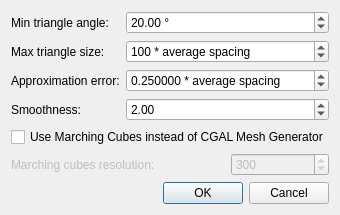
<ui version="4.0" >
 <class>ApssDialog</class>
 <widget class="QDialog" name="ApssDialog" >
  <property name="geometry" >
   <rect>
    <x>0</x>
    <y>0</y>
    <width>300</width>
    <height>210</height>
   </rect>
  </property>
  <property name="windowTitle" >
   <string>Dialog</string>
  </property>
  <layout class="QGridLayout" name="gridLayout" >
   <item row="0" column="0" >
    <widget class="QLabel" name="label" >
     <property name="text" >
      <string>Min triangle angle:</string>
     </property>
    </widget>
   </item>
   <item row="0" column="1" colspan="2" >
    <widget class="QDoubleSpinBox" name="m_inputAngle" >
     <property name="suffix" >
      <string> °</string>
     </property>
     <property name="minimum" >
      <double>1.000000000000000</double>
     </property>
     <property name="maximum" >
      <double>30.000000000000000</double>
     </property>
     <property name="value" >
      <double>20.000000000000000</double>
     </property>
    </widget>
   </item>
   <item row="1" column="0" >
    <widget class="QLabel" name="label_2" >
     <property name="text" >
      <string>Max triangle size:</string>
     </property>
    </widget>
   </item>
   <item row="1" column="1" colspan="2" >
    <widget class="QDoubleSpinBox" name="m_inputRadius" >
     <property name="suffix" >
      <string> * average spacing</string>
     </property>
     <property name="decimals" >
      <number>0</number>
     </property>
     <property name="minimum" >
      <double>1.000000000000000</double>
     </property>
     <property name="maximum" >
      <double>1000.000000000000000</double>
     </property>
     <property name="singleStep" >
      <double>1.000000000000000</double>
     </property>
     <property name="value" >
      <double>100.000000000000000</double>
     </property>
    </widget>
   </item>
   <item row="2" column="0" >
    <widget class="QLabel" name="label_3" >
     <property name="text" >
      <string>Approximation error:</string>
     </property>
    </widget>
   </item>
   <item row="2" column="1" colspan="2" >
    <widget class="QDoubleSpinBox" name="m_inputDistance" >
     <property name="suffix" >
      <string> * average spacing</string>
     </property>
     <property name="decimals" >
      <number>6</number>
     </property>
     <property name="minimum" >
      <double>0.010000000000000</double>
     </property>
     <property name="maximum" >
      <double>100.000000000000000</double>
     </property>
     <property name="singleStep" >
      <double>0.010000000000000</double>
     </property>
     <property name="value" >
      <double>0.25000000000000</double>
     </property>
    </widget>
   </item>
   <item row="3" column="0" >
    <widget class="QLabel" name="label_4" >
     <property name="text" >
      <string>Smoothness:</string>
     </property>
    </widget>
   </item>
   <item row="3" column="1" colspan="2" >
    <widget class="QDoubleSpinBox" name="m_inputSmoothness" >
     <property name="minimum" >
      <double>1.000000000000000</double>
     </property>
     <property name="maximum" >
      <double>100.000000000000000</double>
     </property>
     <property name="singleStep" >
      <double>0.200000000000000</double>
     </property>
     <property name="value" >
      <double>2.000000000000000</double>
     </property>
    </widget>
   </item>
   <item row="4" column="0" colspan="3" >
    <widget class="QCheckBox" name="m_inputUseMC" >
     <property name="enabled" >
      <bool>true</bool>
     </property>
     <property name="text" >
      <string>Use Marching Cubes instead of CGAL Mesh Generator</string>
     </property>
    </widget>
   </item>
   <item row="5" column="0" colspan="2" >
    <widget class="QLabel" name="label_6" >
     <property name="enabled" >
      <bool>false</bool>
     </property>
     <property name="text" >
      <string>Marching cubes resolution:</string>
     </property>
    </widget>
   </item>
   <item row="5" column="2" >
    <widget class="QSpinBox" name="m_inputMcGridSize" >
     <property name="enabled" >
      <bool>false</bool>
     </property>
     <property name="minimum" >
      <number>1</number>
     </property>
     <property name="maximum" >
      <number>2000</number>
     </property>
     <property name="singleStep" >
      <number>50</number>
     </property>
     <property name="value" >
      <number>300</number>
     </property>
    </widget>
   </item>
   <item row="6" column="1" colspan="2" >
    <widget class="QDialogButtonBox" name="buttonBox" >
     <property name="orientation" >
      <enum>Qt::Horizontal</enum>
     </property>
     <property name="standardButtons" >
      <set>QDialogButtonBox::Cancel|QDialogButtonBox::Ok</set>
     </property>
    </widget>
   </item>
  </layout>
 </widget>
 <resources/>
 <connections>
  <connection>
   <sender>buttonBox</sender>
   <signal>accepted()</signal>
   <receiver>ApssDialog</receiver>
   <slot>accept()</slot>
   <hints>
    <hint type="sourcelabel" >
     <x>248</x>
     <y>254</y>
    </hint>
    <hint type="destinationlabel" >
     <x>157</x>
     <y>274</y>
    </hint>
   </hints>
  </connection>
  <connection>
   <sender>buttonBox</sender>
   <signal>rejected()</signal>
   <receiver>ApssDialog</receiver>
   <slot>reject()</slot>
   <hints>
    <hint type="sourcelabel" >
     <x>316</x>
     <y>260</y>
    </hint>
    <hint type="destinationlabel" >
     <x>286</x>
     <y>274</y>
    </hint>
   </hints>
  </connection>
  <connection>
   <sender>m_inputUseMC</sender>
   <signal>toggled(bool)</signal>
   <receiver>m_inputMcGridSize</receiver>
   <slot>setEnabled(bool)</slot>
   <hints>
    <hint type="sourcelabel" >
     <x>131</x>
     <y>261</y>
    </hint>
    <hint type="destinationlabel" >
     <x>206</x>
     <y>312</y>
    </hint>
   </hints>
  </connection>
  <connection>
   <sender>m_inputUseMC</sender>
   <signal>toggled(bool)</signal>
   <receiver>label_6</receiver>
   <slot>setEnabled(bool)</slot>
   <hints>
    <hint type="sourcelabel" >
     <x>149</x>
     <y>135</y>
    </hint>
    <hint type="destinationlabel" >
     <x>106</x>
     <y>163</y>
    </hint>
   </hints>
  </connection>
  <connection>
   <sender>m_inputUseMC</sender>
   <signal>toggled(bool)</signal>
   <receiver>m_inputAngle</receiver>
   <slot>setDisabled(bool)</slot>
   <hints>
    <hint type="sourcelabel" >
     <x>149</x>
     <y>135</y>
    </hint>
    <hint type="destinationlabel" >
     <x>210</x>
     <y>16</y>
    </hint>
   </hints>
  </connection>
  <connection>
   <sender>m_inputUseMC</sender>
   <signal>toggled(bool)</signal>
   <receiver>m_inputDistance</receiver>
   <slot>setDisabled(bool)</slot>
   <hints>
    <hint type="sourcelabel" >
     <x>149</x>
     <y>135</y>
    </hint>
    <hint type="destinationlabel" >
     <x>210</x>
     <y>76</y>
    </hint>
   </hints>
  </connection>
  <connection>
   <sender>m_inputUseMC</sender>
   <signal>toggled(bool)</signal>
   <receiver>m_inputRadius</receiver>
   <slot>setDisabled(bool)</slot>
   <hints>
    <hint type="sourcelabel" >
     <x>149</x>
     <y>135</y>
    </hint>
    <hint type="destinationlabel" >
     <x>210</x>
     <y>46</y>
    </hint>
   </hints>
  </connection>
 </connections>
</ui>
